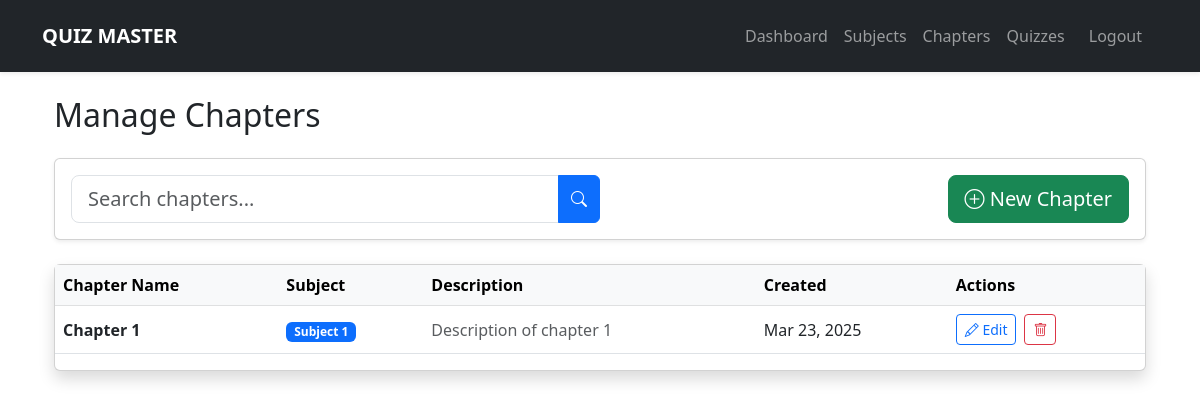
The app's page /admin/chapters (signed in), older data.
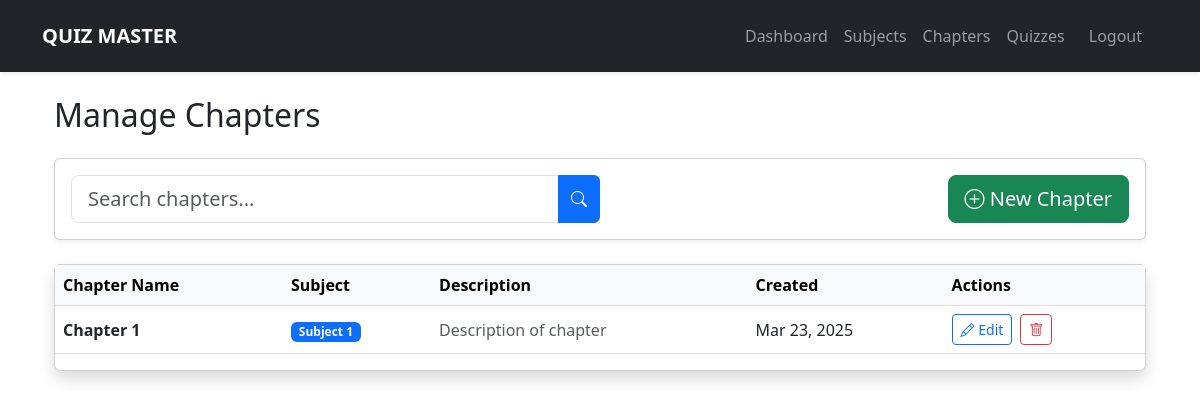
The same page, newer data.
### models.py (models this page shows)
class Chapter(db.Model):
    id = db.Column(db.Integer, primary_key=True)
    name = db.Column(db.String(100), nullable=False)
    description = db.Column(db.Text)
    subject_id = db.Column(db.Integer, db.ForeignKey('subject.id'))
    quizzes = db.relationship('Quiz', backref='chapter', lazy=True)
    created_at = db.Column(db.DateTime, default=datetime.utcnow)

class Subject(db.Model):
    id = db.Column(db.Integer, primary_key=True)
    name = db.Column(db.String(100), nullable=False)
    description = db.Column(db.Text)
    chapters = db.relationship('Chapter', backref='subject', lazy=True)
    created_at = db.Column(db.DateTime, default=datetime.utcnow)

### app.py (the view, shortened to what this page needs)
@app.route('/admin/chapters', methods=['GET', 'POST'])
@login_required
def manage_chapters():
    if not current_user.is_admin:
        return redirect(url_for('index'))
    form = ChapterForm()
    form.subject.choices = [(s.id, s.name) for s in Subject.query.order_by(Subject.name).all()]
    search_query = request.args.get('search', '')
    query = Chapter.query.join(Subject)
    if search_query:
        query = query.filter(db.or_(
            Chapter.name.ilike(f'%{search_query}%'),
            Subject.name.ilike(f'%{search_query}%'),
            Chapter.description.ilike(f'%{search_query}%')
        ))
    chapters = query.order_by(Chapter.created_at.desc()).all()
    return render_template('admin/manage_chapters.html',
                         form=form,
                         chapters=chapters,
                         search_query=search_query)

### forms.py
class ChapterForm(FlaskForm):
    name = StringField('Chapter Name', validators=[DataRequired()])
    description = TextAreaField('Description')
    subject = SelectField('Subject', coerce=int)
    submit = SubmitField('Save Chapter')

### app.py (called while the page is built)
@app.template_filter('datetimeformat')
def datetimeformat(value, fmt='%Y-%m-%d %H:%M'):
    if not value:
        return ""
    try:
        return value.strftime(fmt)
    except AttributeError:
        return ""

@login_manager.user_loader
def load_user(user_id):
    return User.query.get(int(user_id))

### templates/admin/manage_chapters.html (shortened to what this page needs)
{% extends "base.html" %}
{% block content %}
<div class="container-fluid">
    <h2 class="mb-4">Manage Chapters</h2>
    <div class="card mb-4 shadow-sm">
        <div class="card-body">
            <div class="d-flex justify-content-between align-items-center">
                <form method="GET" class="w-50 me-3">
                    <div class="input-group">
                        <input type="text"
                               class="form-control form-control-lg"
                               name="search"
                               placeholder="Search chapters..."
                               value="{{ search_query }}">
                        <button class="btn btn-primary" type="submit" title="Search">
                            <i class="bi bi-search"></i>
                        </button>
                    </div>
                </form>
                <button class="btn btn-success btn-lg"
                        data-bs-toggle="modal"
                        data-bs-target="#newChapterModal">
                    <i class="bi bi-plus-circle"></i> New Chapter
                </button>
            </div>
        </div>
    </div>
    <div class="card shadow">
        <div class="card-body p-0">
            <div class="table-responsive">
                <table class="table table-hover align-middle">
                    <thead class="table-light">
                        <tr>
                            <th>Chapter Name</th>
                            <th>Subject</th>
                            <th>Description</th>
                            <th>Created</th>
                            <th>Actions</th>
                        </tr>
                    </thead>
                    <tbody>
                        {% for chapter in chapters %}
                        <tr>
                            <td class="fw-bold">{{ chapter.name }}</td>
                            <td>
                                <span class="badge bg-primary">
                                    {{ chapter.subject.name }}
                                </span>
                            </td>
                            <td class="text-muted truncated-text">
                                {{ chapter.description|truncate(80) }}
                            </td>
                            <td class="text-nowrap">
                                {{ chapter.created_at|datetimeformat('%b %d, %Y') }}
                            </td>
                            <td class="text-nowrap">
                                <div class="d-flex gap-2">
                                    <button class="btn btn-sm btn-outline-primary"
                                            data-bs-toggle="modal"
                                            data-bs-target="#editChapterModal{{ chapter.id }}">
                                        <i class="bi bi-pencil"></i> Edit
                                    </button>
                                    <form method="POST"
                                          action="{{ url_for('delete_chapter', chapter_id=chapter.id) }}">
                                        <button type="submit"
                                                class="btn btn-sm btn-outline-danger"
                                                title="Delete Chapter"
                                                onclick="return confirm('Delete this chapter and all related quizzes?')">
                                            <i class="bi bi-trash"></i>
                                        </button>
                                    </form>
                                </div>
                            </td>
                        </tr>
                        {% endfor %}
                    </tbody>
                </table>
            </div>
        </div>
    </div>
</div>
{% endblock %}

Row changes from the older to the newer data that the page shows:
changed Chapter "Chapter 1": description "Description of chapter 1" → "Description of chapter"
